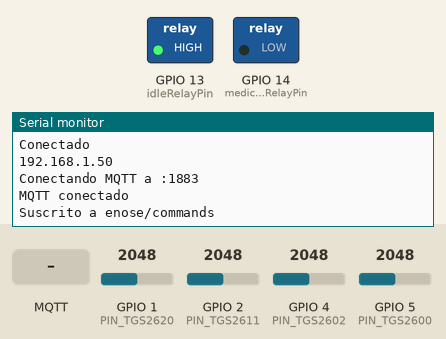
Simulated run of this program. Board: ESP32-S3. Shown: switched loads named in the program (green lamp = pin HIGH), the last lines printed to the serial monitor. Inputs (shaded band) come from the test bench; at power-on: GPIO 1 (PIN_TGS2620) = 2048, GPIO 2 (PIN_TGS2611) = 2048, GPIO 4 (PIN_TGS2602) = 2048, GPIO 5 (PIN_TGS2600) = 2048 (analog values on the 0–4095 scale). WiFi joins after 1.5 s; servers stay silent unless stated; no MQTT or app messages arrive unless stated; not simulated (calls return 0 or success): secrets.h; names the files do not define were given values by the test bench: MQTT_BROKER_PORT = 1883.

Above: at 3.7 s.
3.8 s: MQTT message "medicion" arrives on the first subscribed topic
At 4.4 s:
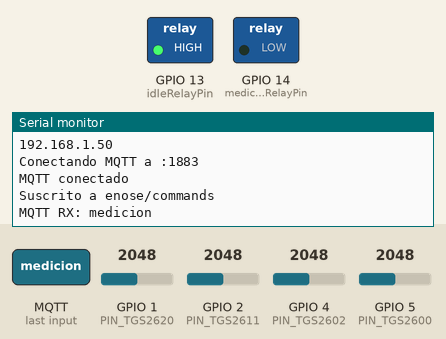
5.3 s: MQTT message "1" arrives on the first subscribed topic
At 6.5 s:
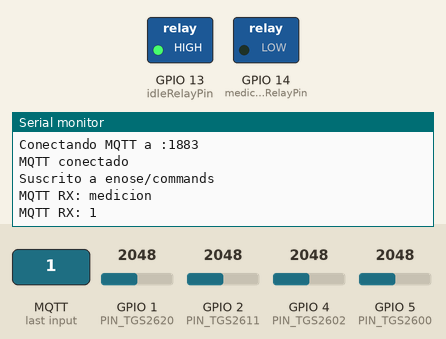
6.8 s: MQTT message "on" arrives on the first subscribed topic
At 7.9 s:
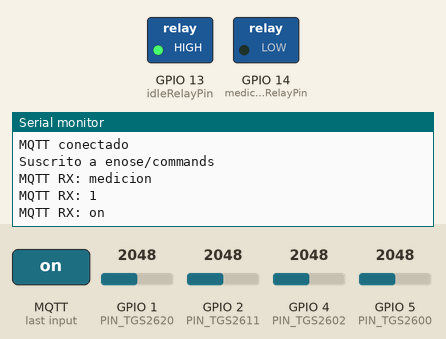

The program:

main.cpp
```cpp
// ENose ESP32-S3 — MQTT node
//
// Reads the 4 TGS gas sensors and publishes readings to the broker, and
// receives base/medicion/cooldown/stop commands from the API. The payloads
// are identical to the legacy WebSocket firmware; only the transport changed.
//
//   publish  -> topic "enose/readings"
//               {"type":"reading","arduino_ms":N,"values":{"tgs2620":N,...}}
//   subscribe-> topic "enose/commands"
//               {"type":"command","estado":"base|medicion|cooldown"}
//               {"type":"command","action":"stop"}

#include <WiFi.h>
#include <PubSubClient.h>
#include "secrets.h"

const char* ssid = WIFI_SSID;
const char* password = WIFI_PASSWORD;

const char* mqttHost = MQTT_BROKER_HOST;
const int mqttPort = MQTT_BROKER_PORT;
const char* mqttUser = MQTT_USERNAME;
const char* mqttPass = MQTT_PASSWORD;

const char* TOPIC_READINGS = "enose/readings";
const char* TOPIC_COMMANDS = "enose/commands";

const int medicionRelayPin = 14;
const int idleRelayPin = 13;

// TODO: replace these placeholders with the real ESP32 ADC pins.
const int PIN_TGS2620 = 1;
const int PIN_TGS2611 = 2;
const int PIN_TGS2602 = 4;
const int PIN_TGS2600 = 5;

WiFiClient wifiClient;
PubSubClient mqtt(wifiClient);

String currentEstado = "base";

unsigned long lastSend = 0;
const int intervalMs = 200; // baja tasa de refresco (5 Hz)

void applyEstado(const String& estado) {
  currentEstado = estado;

  if (estado == "medicion") {
    digitalWrite(medicionRelayPin, HIGH);
    digitalWrite(idleRelayPin, LOW);
  } else {
    digitalWrite(medicionRelayPin, LOW);
    digitalWrite(idleRelayPin, HIGH);
  }

  Serial.print("Estado recibido: ");
  Serial.println(currentEstado);
}

void handleCommand(const String& msg) {
  Serial.print("MQTT RX: ");
  Serial.println(msg);

  if (msg.indexOf("\"action\"") >= 0 && msg.indexOf("\"stop\"") >= 0) {
    applyEstado("stop");
    return;
  }

  if (msg.indexOf("\"estado\"") < 0) {
    return;
  }

  if (msg.indexOf("\"base\"") >= 0) {
    applyEstado("base");
  } else if (msg.indexOf("\"medicion\"") >= 0) {
    applyEstado("medicion");
  } else if (msg.indexOf("\"cooldown\"") >= 0) {
    applyEstado("cooldown");
  }
}

void onMqttMessage(char* topic, byte* payload, unsigned int length) {
  String msg;
  msg.reserve(length + 1);
  for (unsigned int i = 0; i < length; i++) {
    msg += (char)payload[i];
  }
  handleCommand(msg);
}

void connectWiFi() {
  WiFi.mode(WIFI_STA);
  WiFi.begin(ssid, password);
  Serial.print("Conectando WiFi");

  unsigned long wifiStart = millis();
  while (WiFi.status() != WL_CONNECTED && millis() - wifiStart < 20000) {
    delay(500);
    Serial.print(".");
  }

  if (WiFi.status() != WL_CONNECTED) {
    Serial.println();
    Serial.println("No se pudo conectar al WiFi");
    return;
  }

  Serial.println("\nConectado");
  Serial.println(WiFi.localIP());
}

void connectMqtt() {
  while (!mqtt.connected()) {
    if (WiFi.status() != WL_CONNECTED) {
      connectWiFi();
    }

    String clientId = "enose-esp32-";
    clientId += String((uint32_t)ESP.getEfuseMac(), HEX);
    Serial.print("Conectando MQTT a ");
    Serial.print(mqttHost);
    Serial.print(":");
    Serial.println(mqttPort);

    bool ok;
    if (strlen(mqttUser) > 0) {
      ok = mqtt.connect(clientId.c_str(), mqttUser, mqttPass);
    } else {
      ok = mqtt.connect(clientId.c_str());
    }

    if (ok) {
      Serial.println("MQTT conectado");
      mqtt.subscribe(TOPIC_COMMANDS);
      Serial.print("Suscrito a ");
      Serial.println(TOPIC_COMMANDS);
    } else {
      Serial.print("Fallo MQTT, rc=");
      Serial.print(mqtt.state());
      Serial.println(" reintentando en 2s");
      delay(2000);
    }
  }
}

void setup() {
  Serial.begin(115200);
  delay(1000);
  Serial.println();
  Serial.println("Arrancando ESP32...");

  analogReadResolution(12);
  pinMode(medicionRelayPin, OUTPUT);
  pinMode(idleRelayPin, OUTPUT);
  digitalWrite(medicionRelayPin, LOW);
  digitalWrite(idleRelayPin, HIGH);
  Serial.println("Pines configurados");

  connectWiFi();

  mqtt.setServer(mqttHost, mqttPort);
  mqtt.setCallback(onMqttMessage);
  mqtt.setBufferSize(512);
}

void loop() {
  if (!mqtt.connected()) {
    connectMqtt();
  }
  mqtt.loop();

  if (millis() - lastSend > intervalMs) {
    lastSend = millis();

    String msg = "{";
    msg += "\"type\":\"reading\",";
    msg += "\"arduino_ms\":" + String(millis()) + ",";
    msg += "\"values\":{";
    msg += "\"tgs2620\":" + String(analogRead(PIN_TGS2620)) + ",";
    msg += "\"tgs2611\":" + String(analogRead(PIN_TGS2611)) + ",";
    msg += "\"tgs2602\":" + String(analogRead(PIN_TGS2602)) + ",";
    msg += "\"tgs2600\":" + String(analogRead(PIN_TGS2600));
    msg += "}}";

    mqtt.publish(TOPIC_READINGS, msg.c_str());
  }
}
```

Measured:
- after the input at 3.8 s, the serial monitor: prints a new line at once (image 1)
- after the input at 5.3 s, the serial monitor: prints a new line at once (image 2)
- after the input at 6.8 s, the serial monitor: prints a new line at once (image 3)
